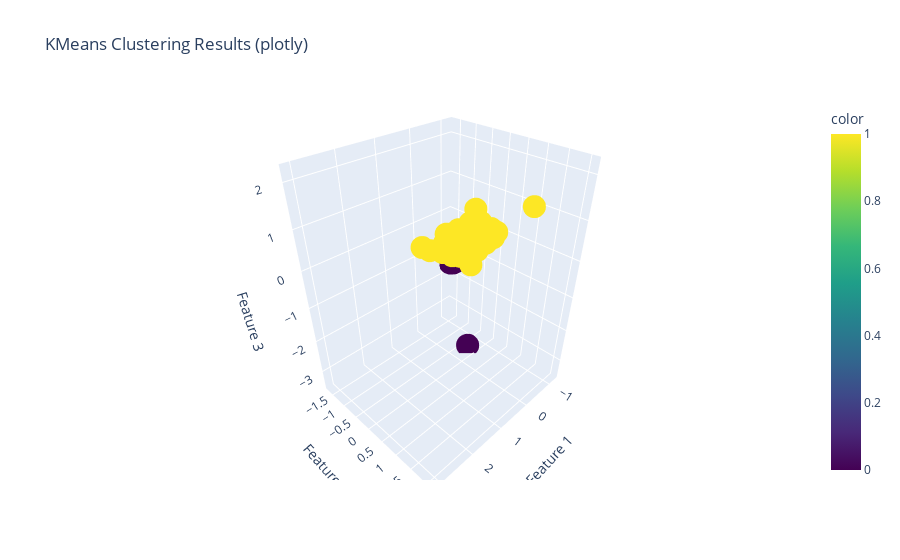
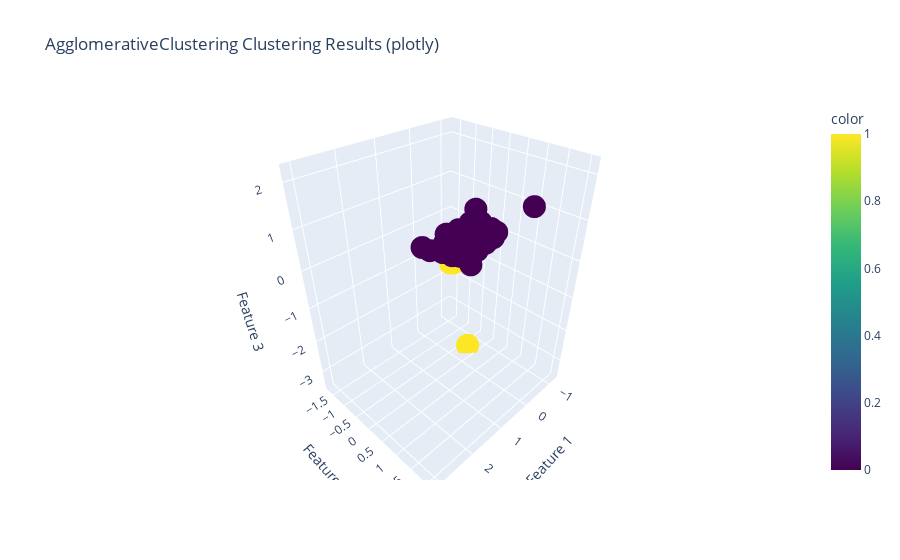
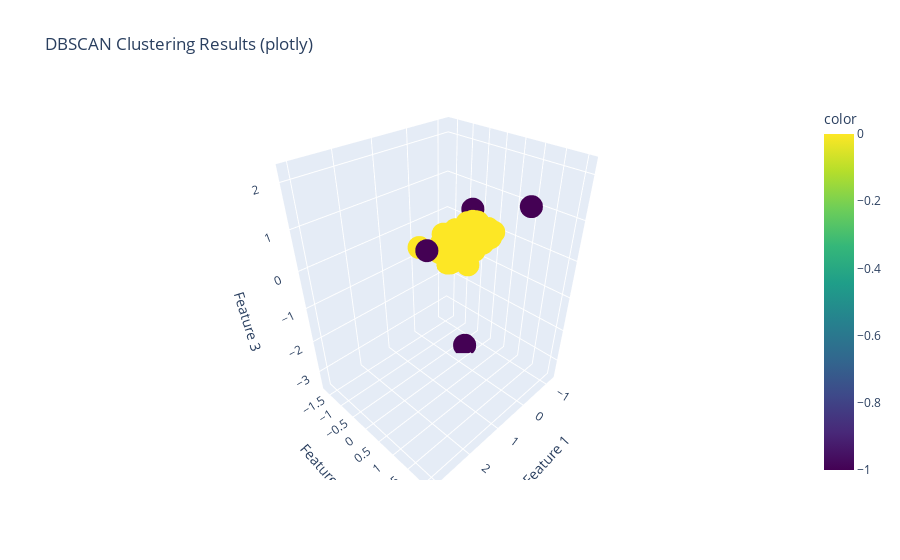
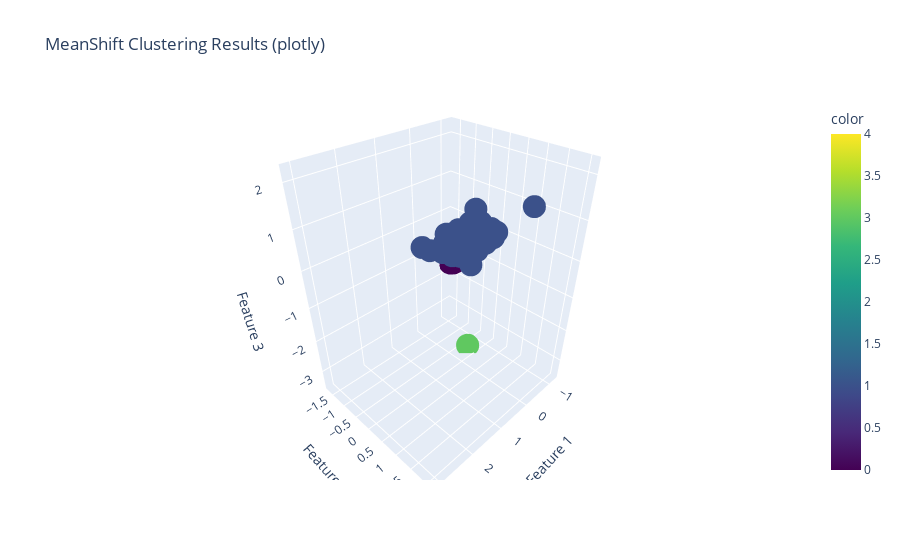

Write notebook code for charts like these, in order.
### Code cell
import pandas as pd
import numpy as np
from sklearn.preprocessing import StandardScaler
from sklearn.cluster import KMeans, AgglomerativeClustering, DBSCAN, MeanShift, SpectralClustering
from sklearn.metrics import silhouette_score, davies_bouldin_score
import matplotlib.pyplot as plt
from mpl_toolkits.mplot3d import Axes3D
import plotly.express as px

# Load your data e drop the columns non-numeric
data = df.copy()
data = drop_columns(data)

# Standardize the data
scaler = StandardScaler()
data_scaled = scaler.fit_transform(data)

# Define the clustering algorithms
clustering_algorithms = {
    'KMeans': KMeans(n_clusters=2),
    'AgglomerativeClustering': AgglomerativeClustering(n_clusters=2),
    'DBSCAN': DBSCAN(eps=0.5, min_samples=5),
    'MeanShift': MeanShift(),
    'SpectralClustering': SpectralClustering(n_clusters=2)
}

# Dictionary to store the results
results = {}

# Evaluate each clustering algorithm
for name, algorithm in clustering_algorithms.items():
    # Fit the model
    labels = algorithm.fit_predict(data_scaled)
    
    # Calculate evaluation metrics
    silhouette_avg = silhouette_score(data_scaled, labels)
    davies_bouldin = davies_bouldin_score(data_scaled, labels)
    
    # Store the results
    results[name] = {'Labels': labels, 'Silhouette Score': silhouette_avg, 'Davies-Bouldin Score': davies_bouldin}

# Print the results
for name, metrics in results.items():
    print(f"Algorithm: {name}")
    for metric, value in metrics.items():
        if metric != 'Labels':
            print(f"  {metric}: {value}")
    print()

# 3D Visualization using matplotlib
def plot_3d(data, labels, title):
    fig = plt.figure()
    ax = fig.add_subplot(111, projection='3d')
    scatter = ax.scatter(data[:, 0], data[:, 1], data[:, 2], c=labels, cmap='viridis')
    ax.set_title(title)
    ax.set_xlabel('Feature 1')
    ax.set_ylabel('Feature 2')
    ax.set_zlabel('Feature 3')
    legend1 = ax.legend(*scatter.legend_elements(), title="Clusters")
    ax.add_artist(legend1)
    plt.show()

# 3D Visualization using plotly
def plotly_3d(data, labels, title):
    fig = px.scatter_3d(
        x=data[:, 0], y=data[:, 1], z=data[:, 2],
        color=labels,
        title=title,
        labels={'x': 'Feature 1', 'y': 'Feature 2', 'z': 'Feature 3'},
        color_continuous_scale='Viridis'
    )
    fig.show()

# Plotting results for each algorithm
for name, metrics in results.items():
    labels = metrics['Labels']
    plot_3d(data_scaled, labels, f'{name} Clustering Results (matplotlib)')
    plotly_3d(data_scaled, labels, f'{name} Clustering Results (plotly)')

### Figure 1 — Plotly figure (JSON) as saved in the notebook; plotly's stock layout.template omitted (floating-point values rounded to 4 significant figures; data arrays with more than 128 entries replaced by an {"elided": "..."} marker saying what was removed)
{"data": [{"hovertemplate": "Feature 1=%{x}<br>Feature 2=%{y}<br>Feature 3=%{z}<br>color=%{marker.color}<extra></extra>", "legendgroup": "", "marker": {"color": {"elided": "788 int values"}, "coloraxis": "coloraxis", "symbol": "circle"}, "mode": "markers", "name": "", "scene": "scene", "showlegend": false, "type": "scatter3d", "x": {"elided": "788 float values"}, "y": {"elided": "788 float values"}, "z": {"elided": "788 float values"}}], "layout": {"coloraxis": {"colorbar": {"title": {"text": "color"}}, "colorscale": [[0, "#440154"], [0.1111, "#482878"], [0.2222, "#3e4989"], [0.3333, "#31688e"], [0.4444, "#26828e"], [0.5556, "#1f9e89"], [0.6667, "#35b779"], [0.7778, "#6ece58"], [0.8889, "#b5de2b"], [1, "#fde725"]]}, "legend": {"tracegroupgap": 0}, "scene": {"domain": {"x": [0, 1], "y": [0, 1]}, "xaxis": {"title": {"text": "Feature 1"}}, "yaxis": {"title": {"text": "Feature 2"}}, "zaxis": {"title": {"text": "Feature 3"}}}, "title": {"text": "KMeans Clustering Results (plotly)"}}}

### Figure 2 — Plotly figure (JSON) as saved in the notebook; plotly's stock layout.template omitted (floating-point values rounded to 4 significant figures; data arrays with more than 128 entries replaced by an {"elided": "..."} marker saying what was removed)
{"data": [{"hovertemplate": "Feature 1=%{x}<br>Feature 2=%{y}<br>Feature 3=%{z}<br>color=%{marker.color}<extra></extra>", "legendgroup": "", "marker": {"color": {"elided": "788 int values"}, "coloraxis": "coloraxis", "symbol": "circle"}, "mode": "markers", "name": "", "scene": "scene", "showlegend": false, "type": "scatter3d", "x": {"elided": "788 float values"}, "y": {"elided": "788 float values"}, "z": {"elided": "788 float values"}}], "layout": {"coloraxis": {"colorbar": {"title": {"text": "color"}}, "colorscale": [[0, "#440154"], [0.1111, "#482878"], [0.2222, "#3e4989"], [0.3333, "#31688e"], [0.4444, "#26828e"], [0.5556, "#1f9e89"], [0.6667, "#35b779"], [0.7778, "#6ece58"], [0.8889, "#b5de2b"], [1, "#fde725"]]}, "legend": {"tracegroupgap": 0}, "scene": {"domain": {"x": [0, 1], "y": [0, 1]}, "xaxis": {"title": {"text": "Feature 1"}}, "yaxis": {"title": {"text": "Feature 2"}}, "zaxis": {"title": {"text": "Feature 3"}}}, "title": {"text": "AgglomerativeClustering Clustering Results (plotly)"}}}

### Figure 3 — Plotly figure (JSON) as saved in the notebook; plotly's stock layout.template omitted (floating-point values rounded to 4 significant figures; data arrays with more than 128 entries replaced by an {"elided": "..."} marker saying what was removed)
{"data": [{"hovertemplate": "Feature 1=%{x}<br>Feature 2=%{y}<br>Feature 3=%{z}<br>color=%{marker.color}<extra></extra>", "legendgroup": "", "marker": {"color": {"elided": "788 int values"}, "coloraxis": "coloraxis", "symbol": "circle"}, "mode": "markers", "name": "", "scene": "scene", "showlegend": false, "type": "scatter3d", "x": {"elided": "788 float values"}, "y": {"elided": "788 float values"}, "z": {"elided": "788 float values"}}], "layout": {"coloraxis": {"colorbar": {"title": {"text": "color"}}, "colorscale": [[0, "#440154"], [0.1111, "#482878"], [0.2222, "#3e4989"], [0.3333, "#31688e"], [0.4444, "#26828e"], [0.5556, "#1f9e89"], [0.6667, "#35b779"], [0.7778, "#6ece58"], [0.8889, "#b5de2b"], [1, "#fde725"]]}, "legend": {"tracegroupgap": 0}, "scene": {"domain": {"x": [0, 1], "y": [0, 1]}, "xaxis": {"title": {"text": "Feature 1"}}, "yaxis": {"title": {"text": "Feature 2"}}, "zaxis": {"title": {"text": "Feature 3"}}}, "title": {"text": "DBSCAN Clustering Results (plotly)"}}}

### Figure 4 — Plotly figure (JSON) as saved in the notebook; plotly's stock layout.template omitted (floating-point values rounded to 4 significant figures; data arrays with more than 128 entries replaced by an {"elided": "..."} marker saying what was removed)
{"data": [{"hovertemplate": "Feature 1=%{x}<br>Feature 2=%{y}<br>Feature 3=%{z}<br>color=%{marker.color}<extra></extra>", "legendgroup": "", "marker": {"color": {"elided": "788 int values"}, "coloraxis": "coloraxis", "symbol": "circle"}, "mode": "markers", "name": "", "scene": "scene", "showlegend": false, "type": "scatter3d", "x": {"elided": "788 float values"}, "y": {"elided": "788 float values"}, "z": {"elided": "788 float values"}}], "layout": {"coloraxis": {"colorbar": {"title": {"text": "color"}}, "colorscale": [[0, "#440154"], [0.1111, "#482878"], [0.2222, "#3e4989"], [0.3333, "#31688e"], [0.4444, "#26828e"], [0.5556, "#1f9e89"], [0.6667, "#35b779"], [0.7778, "#6ece58"], [0.8889, "#b5de2b"], [1, "#fde725"]]}, "legend": {"tracegroupgap": 0}, "scene": {"domain": {"x": [0, 1], "y": [0, 1]}, "xaxis": {"title": {"text": "Feature 1"}}, "yaxis": {"title": {"text": "Feature 2"}}, "zaxis": {"title": {"text": "Feature 3"}}}, "title": {"text": "MeanShift Clustering Results (plotly)"}}}
